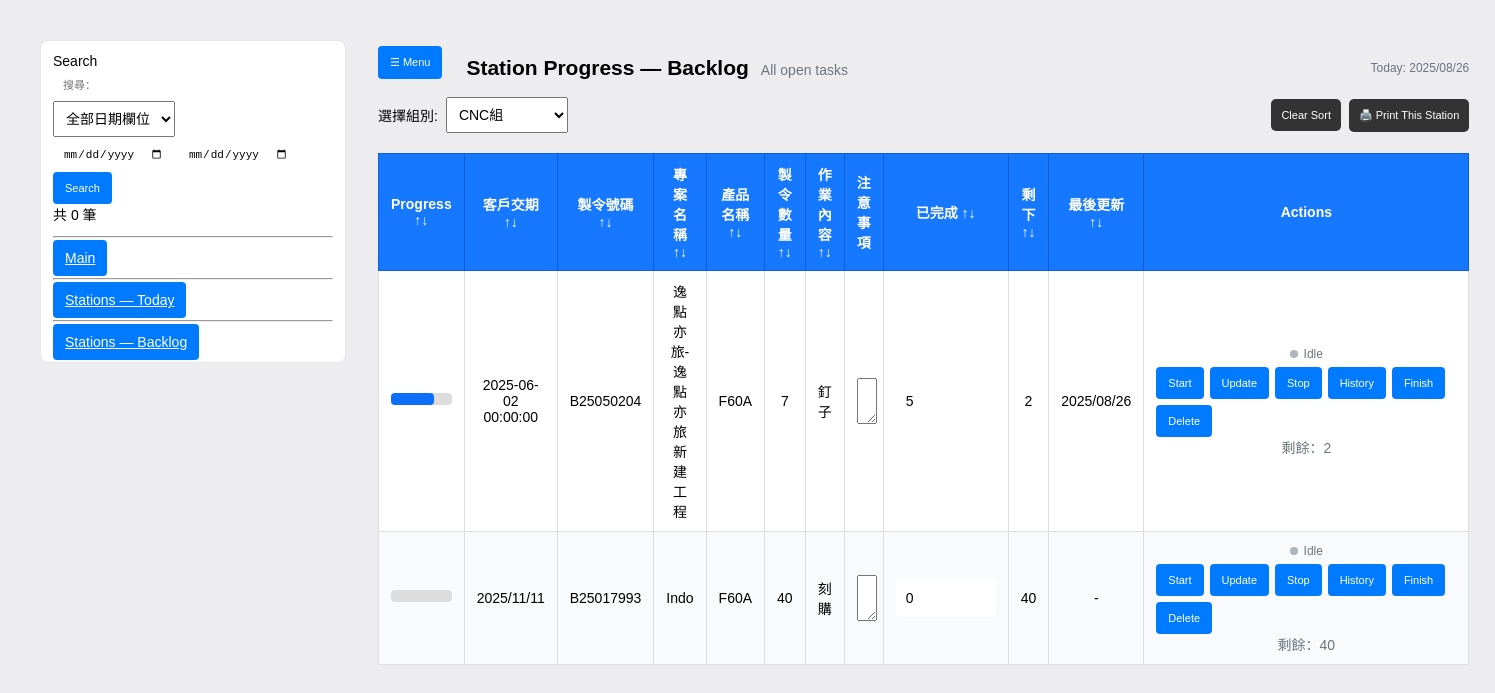
The app's page /stations with its own data.
### models.py (models this page shows)
class Task(Base):
    __tablename__ = "sub_tasks"
    __table_args__ = {'sqlite_autoincrement': True}
    id = Column(Integer, primary_key=True, autoincrement=True)
    order_id = Column(Integer, ForeignKey("orders.id"), nullable=False)
    group = Column("group", String, nullable=True)
    task  = Column(String, nullable=True)
    quantity = Column(Integer, nullable=True)
    completed = Column(Integer, nullable=True, default=0)
    start_time = Column(DateTime)      # may be NULL in DB
    stop_time  = Column(DateTime)
    duration_minutes = Column(Integer)
    order    = relationship("Order", back_populates="tasks")
    history  = relationship("TaskHistory", back_populates="task", cascade="all, delete-orphan")

class Order(Base):
    __tablename__ = "orders"
    id = Column(Integer, primary_key=True, autoincrement=True)
    manufacture_code = Column(String)
    customer        = Column(String)
    product         = Column(String)
    demand_date     = Column(String)   # stored as text like "YYYY/MM/DD"
    delivery        = Column(String)   # stored as text
    quantity        = Column(Integer, default=0)
    datecreate      = Column(String)   # stored as text
    fengbian        = Column(String)
    wallpaper       = Column(String)
    jobdesc         = Column(Text)
    archived    = Column(Boolean, default=False)   # soft archive flag
    archived_at = Column(DateTime)                 # when it was archived
    created_at = Column(DateTime, default=datetime.utcnow)
    updated_at = Column(DateTime)
    tasks = relationship("Task", back_populates="order", cascade="all, delete-orphan")

class TaskHistory(Base):
    __tablename__ = "task_history"
    id = Column(Integer, primary_key=True, autoincrement=True)
    task_id = Column(Integer, ForeignKey("sub_tasks.id"), nullable=False)
    completed = Column(Integer)   # present after your migration
    delta     = Column(Integer)   # present after your migration
    note       = Column(String)   # e.g. "start", "stop"
    timestamp  = Column(DateTime, default=datetime.utcnow)
    start_time = Column(DateTime)
    stop_time  = Column(DateTime)
    duration_minutes = Column(Integer)
    task = relationship("Task", back_populates="history")

### app.py (the view)
@app.route("/stations")
def stations():
    group = (request.args.get("group") or "").strip()
    day   = (request.args.get("date")  or date.today().isoformat()).strip()
    with SessionLocal() as s:
        station_list = [row[0] for row in s.query(Task.group)
                                      .filter(Task.group != None)
                                      .distinct().order_by(Task.group).all()]
        if not group and station_list:
            group = station_list[0]
        plan_rows = (s.query(StationSchedule)
                      .filter(StationSchedule.station==group,
                              StationSchedule.plan_date==day)
                      .order_by(asc(StationSchedule.sequence), asc(StationSchedule.id))
                      .all())
        items = []
        if plan_rows:
            task_map = {t.id:(t,o) for t,o in s.query(Task, Order)
                                               .join(Order, Task.order_id==Order.id)
                                               .filter(Task.id.in_([p.task_id for p in plan_rows]),
                                                       or_(Order.archived==False, Order.archived.is_(None)))
                                               .all()}
            for p in plan_rows:
                t,o = task_map.get(p.task_id, (None,None))
                if not t or not o: continue
                items.append({"task": t, "order": o, "plan": p})
        else:
            q = (s.query(Task, Order)
                   .join(Order, Task.order_id==Order.id)
                   .filter(Task.group==group,
                           or_(Order.archived==False, Order.archived.is_(None)))
                   .order_by(desc(Order.id)))
            items = [{"task":t, "order":o, "plan":None} for t,o in q]
        today_str = date.today().isoformat().replace("-","/")
        return render_template("stations.html",
                               station_list=station_list,
                               selected_group=group,
                               tasks=items,
                               today_date=today_str)

### templates/stations.html (shortened to what this page needs)
<!DOCTYPE html>
<html lang="zh">
<head>
</head>
<body>
  <div class="layout">
    <aside class="sidebar" id="sidebar">
      <div class="brand">Search</div>
      <form method="get" action="{{ '/archived' if archived_page else '/' }}" class="sbm">
        <input type="text" name="q" id= "search-q" value="{{ qtext or '' }}"
              placeholder="搜尋：">
        <select name="dfield">
          <option value="any"        {{ 'selected' if (dfield or 'any')=='any' }}>全部日期欄位</option>
        </select>
        <div class="row">
          <input type="date" name="dfrom" value="{{ dfrom or '' }}">
          <input type="date" name="dto"   value="{{ dto or '' }}">
        </div>
        <div class="row">
          <button class="btn" type="submit">Search</button>
        </div>
        <div class="caption">共 {{ orders|length }} 筆{% if qtext or dfrom or dto %}（篩選中）{% endif %}</div>
        <hr style="margin:12px 0">
        <div class="nav" style="margin-top:6px">
          <a href="/" class="btn full">Main</a>
          <hr style="margin:12px 0">
          <a href="/stations/today" class="btn full">Stations — Today</a>
          <hr style="margin:12px 0">
          <a href="/stations/backlog" class="btn full gray" style="margin-top:6px">Stations — Backlog
          </a>
        </div>
      </form>
    </aside>
    <main class="content">
      <div class="page-header">
        <div class="left">
          <button class="btn hamburger" onclick="toggleSidebar()">☰ Menu</button>
          <h2 style="margin:0">
            Station Progress — {{ 'Today' if page_mode == 'today' else 'Backlog' }}
          </h2>
          <p class="muted" style="margin:4px 0 0">
            {% if page_mode == 'today' %}Date: {{ day }}{% else %}All open tasks{% endif %}
          </p>
        </div>
        <div class="right">
          <span class="today">Today: {{ today_date }}</span>
        </div>
      </div>
      <div class="toolbar">
        <div class="group">
          {% set form_action = '/stations/today' if page_mode == 'today' else '/stations/backlog' %}
          <form method="get" action="{{ form_action }}" style="display:flex; align-items:center; gap:8px; margin:0">
            <label>選擇組別:</label>
            {% set form_action = '/stations/today' if page_mode == 'today' else '/stations/backlog' %}
            <select name="group" onchange="this.form.submit()">
              {% for name in station_list %}
                <option value="{{ name }}" {% if name == selected_group %}selected{% endif %}>{{ name }}</option>
              {% endfor %}
            </select>
          </form>
        </div>
        <div class="group">
          <button type="button" onclick="resetStationSort()">Clear Sort</button>
          <button type="button" onclick="printPage()">🖨️ Print This Station</button>
        </div>
      </div>
      <table>
        <thead>
          <tr>
            <th onclick="sortStationTable(0)">Progress ↑↓</th>
            <th onclick="sortStationTable(1)">客戶交期 ↑↓<span class="print-label"><br>Tanggal Barang Dapat Dikirim</span></th>
            <th onclick="sortStationTable(2)">製令號碼 ↑↓<span class="print-label"><br>Nomor Pesanan</span></th>
            <th onclick="sortStationTable(3)">專案名稱 ↑↓<span class="print-label"><br>Nama Proyek</span></th>
            <th onclick="sortStationTable(4)">產品名稱 ↑↓<span class="print-label"><br>Nama Produk</span></th>
            <th onclick="sortStationTable(5)">製令數量 ↑↓<span class="print-label"><br>Jumlah Pesanan</span></th>
            <th onclick="sortStationTable(6)">作業內容 ↑↓<span class="print-label"><br>Isi Pekerjaan</span></th>
            <th>注意事項<br><span class="print-label">Hal yang Perlu Diperhatikan</span></th>
            <th onclick="sortStationTable(8)">已完成 ↑↓</th>
            <th onclick="sortStationTable(9)">剩下 ↑↓<span class="print-label"><br>Jumlah Proyek</span></th>
            <th onclick="sortStationTable(10)">最後更新 ↑↓</th>
            <th class="actions-col">Actions</th>
          </tr>
        </thead>
        <tbody>
          {% for item in tasks %}
          {% set running = (item.task.start_time and not item.task.stop_time) %}
          <tr id="task-{{ item.task.id }}" class="{{ 'is-running' if running else '' }}"
              data-order-id="{{ item.order.id }}" data-qty="{{ item.task.quantity or 0 }}">
            <td>
              <div class="progress-bar">
                <div class="progress-fill {{ 'running' if running else '' }}"
                    style="width: {{ (item.task.completed / item.task.quantity) * 100 if item.task.quantity else 0 }}%"></div>
              </div>
            </td>
            <td>{{ item.order.demand_date }}</td>
            <td>{{ item.order.manufacture_code }}</td>
            <td>{{ item.order.customer }}</td>
            <td>{{ item.order.product }}</td>
            <td data-role="qty">{{ item.task.quantity or 0 }}</td>
            <td>{{ item.task.task }}</td>
            <td>
              <textarea id="task-note-{{ item.task.id }}-{{ item.order.id }}" rows="2" style="width: 100%;" class="screen-only">{{ item.task.note or '' }}</textarea>
            </td>
            <td>
              <input id="done-{{ item.task.id }}" type="number" min="0" value="{{ item.task.completed or 0 }}" style="width:80px">
            </td>
            <td class="remaining" id="task-remaining-{{ item.task.id }}-{{ item.order.id }}">
              {% set rem = (item.task.quantity or 0) - (item.task.completed or 0) %}
              {{ rem if rem > 0 else 0 }}
            </td>
            <td id="last-update-{{ item.task.id }}-{{ item.order.id }}">
              {% if item.task.history %}
                {% set last = item.task.history|last if item.task.history else None %}
                {% if last and last.timestamp %}
                  {% if last.timestamp is string %}
                    {{ last.timestamp.split(' ')[0] }}
                  {% else %}
                    {{ last.timestamp.strftime('%Y/%m/%d') }}
                  {% endif %}
                {% else %}
                  -
                {% endif %}
              {% else %}-{% endif %}
            </td>
            <td class="actions-col">
              <div class="task-status {{ 'running' if running else '' }}">
                <span class="dot"></span><span>{{ 'Running' if running else 'Idle' }}</span>
              </div>
              <div class="actions-group">
                <button class="btn" onclick="startTask({{ item.task.id }})" {{ 'disabled' if running else '' }}>Start</button>
                <button class="btn" onclick="updateTask({{ item.task.id }}, {{ item.order.id }})">Update</button>
                <button class="btn" onclick="stopTask({{ item.task.id }})"  {{ '' if running else 'disabled' }}>Stop</button>
                <button class="btn gray" onclick="showHistory({{ item.task.id }})">History</button>
                <button class="btn red" onclick="finishTask({{ item.task.id }})">Finish</button>
                <button class="btn red" onclick="deleteTask({{ item.task.id }}, {{ item.order.id }})">Delete</button>
              </div>
              {% set rem = (item.task.quantity or 0) - (item.task.completed or 0) %}
              <div class="muted" data-remaining>
                剩餘：{{ rem if rem > 0 else 0 }}
              </div>
            </td>
          </tr>
          {% endfor %}
        </tbody>
      </table>
    </main>
  </div>
</body>
</html>

### records on screen
Order: order.demand_date "2025-06-02 00:00:00", order.manufacture_code "B25050204", order.customer "逸點亦旅-逸點亦旅新建工程", order.product "F60A"
Task: task "7", task.task "釘子", task "5"
TaskHistory: timestamp "2025/08/26"
Order: order.demand_date "2025/11/11", order.manufacture_code "B25017993", order.customer "Indo", order.product "F60A"
Task: task "40", task.task "刻購", task "0"

### other values on screen
{{ orders|length }} "0"
{{ 'Today' if page_mode == 'today' else 'Backlog' }} "Backlog"
{{ today_date }} "2025/08/26"
{{ rem if rem > 0 else 0 }} "2" "40"
{{ 'Running' if running else 'Idle' }} "Idle" "Idle"
form field group "CNC組"
